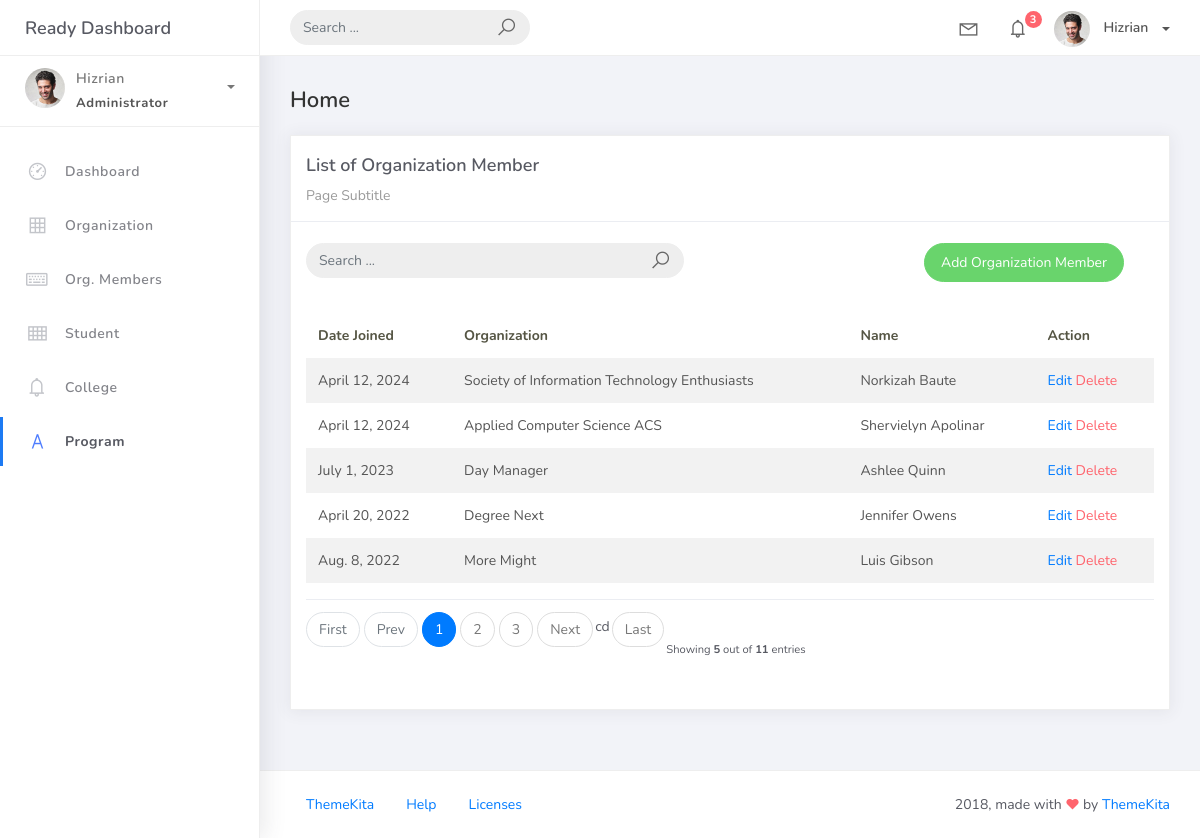
The page /orgmember_list on the database its author committed.
### studentorg/models.py (models this page shows, shortened)
class BaseModel (models.Model):
    created_at = models.DateTimeField(auto_now_add=True, db_index=True)
    updated_at = models.DateTimeField(auto_now=True)
    class Meta:
        abstract = True

class OrgMember(BaseModel):
    student=models.ForeignKey(Student, on_delete=models.CASCADE)
    organization=models.ForeignKey(Organization, on_delete=models.CASCADE)
    date_joined = models.DateField()

class Organization(BaseModel):
    name = models.CharField(max_length=250)
    college = models.ForeignKey(
        College, null=True, blank=True, on_delete=models.CASCADE)
    description = models.CharField(max_length=500)

class Student(BaseModel):
    student_id  = models.CharField(max_length=15)
    lastname = models.CharField(max_length=25)
    firstname = models.CharField(max_length=25)
    middlename = models.CharField(max_length=25, blank=True, null=True)
    program = models.ForeignKey(Program, on_delete=models.CASCADE)

### studentorg/views.py (the view)
# urls.py: path('orgmember_list', OrgMemberList.as_view(), name='orgmember-list'),
class OrgMemberList(ListView):
    model = OrgMember
    context_object_name = 'orgmember'
    template_name  = 'orgmember_list.html'
    paginate_by = 5
    def get_context_data(self, **kwargs):
        context = super().get_context_data(**kwargs)
        context['organization_list'] = Organization.objects.all()
        return context
    def get_queryset(self, *args, **kwargs):
         qs = super(OrgMemberList, self).get_queryset(*args, **kwargs)
         if self.request.GET.get("q") != None:
             query = self.request.GET.get('q')
             qs = qs = qs.filter(Q(date_joined__icontains=query) |
                           Q(organization__name__icontains=query) | Q(student__firstname__icontains=query) | Q(student__lastname__icontains=query))
         return qs

### templates/orgmember_list.html
{% extends 'base.html' %} {%load static %}  {% block content %}
<div class="content">
    <div class="container-fluid">
        <h4 class="page-title">Home</h4>
        <div class="row">
            <div class="col-md-12">
                <div class="card">
                    <div class="card-header">
                        <div class="card-title">List of Organization Member</div>
                        <div class="card-category">Page Subtitle</div>
                    </div>
                    <br />
                            <div class="col-md-12 row">
                                <div class="col-md-6">
                                    <form class="navbar-left navbar-form nav-search mr-md-3" action="{% url 'orgmember-list' %}">
                                      <div class="input-group">
                                        <input type="text" placeholder="Search ..." class="form-control" name="q" />
                                        <div class="input-group-append">
                                        <span class="input-group-text">
                                            <i class="la la-search search-icon"></i>
                                        </span>
                                        </div>
                                      </div>
                                    </form>
                                </div>
                                <div class="col-md-6">
                                    <div class="pull-right">
                                        <a href="{% url 'orgmember-add' %}" class="btn btn-success btn-rounded">Add Organization Member</a>
                                    </div>
                                </div>
                            </div>
                    <div class="card-body">
                        <table class="table table-striped mt-3">
                            <thead>
                                <tr>
                                    <th scope="col">Date Joined</th>
                                    <th scope="col">Organization</th>
                                    <th scope="col">Name</th>
                                    <th scope="col">Action</th>
                                </tr>
                            </thead>
                            <tbody>
                                {% for object in object_list %}
                                <tr>
                                    <td>{{ object.date_joined }}</td>
                                    <td>{{ object.organization.name}}</td>
                                    <td>{{ object.student.firstname }} {{ object.student.lastname }}</td>
                                    <td>
                                        <a href="orgmember_list/{{ object.id }}">Edit</a>
                                        <a href="orgmember_list/{{ object.id }}/delete" class="text-danger">Delete</a>
                                    </td>
                                </tr>
                                {% empty %}
                                <tr>
                                    <td colspan="4" style="text-align: center">
                                        <p class="text-sm font-weight-bold mb-0">No Records Found</p>
                                    </td>
                                </tr>
                                {% endfor %}
                            </tbody>
                        </table>
                        {% include 'includes/pagination.html' %}
                    </div>
                </div>
            </div>
        </div>
    </div>
</div>
{% endblock %}

### rows shown on the page
OrgMember: date_joined "April 12, 2024", organization.name "Society of Information Technology Enthusiasts", student.firstname "Norkizah", student.lastname "Baute"
OrgMember: date_joined "April 12, 2024", organization.name "Applied Computer Science ACS", student.firstname "Shervielyn", student.lastname "Apolinar"
OrgMember: date_joined "July 1, 2023", organization.name "Day Manager", student.firstname "Ashlee", student.lastname "Quinn"
OrgMember: date_joined "April 20, 2022", organization.name "Degree Next", student.firstname "Jennifer", student.lastname "Owens"
OrgMember: date_joined "Aug. 8, 2022", organization.name "More Might", student.firstname "Luis", student.lastname "Gibson"

### other values the page prints
{{ page_num }} "1"
{{ page_num }} "2" "3"
{{ object_list.count }} "5"
{{ paginator.count }} "11"
